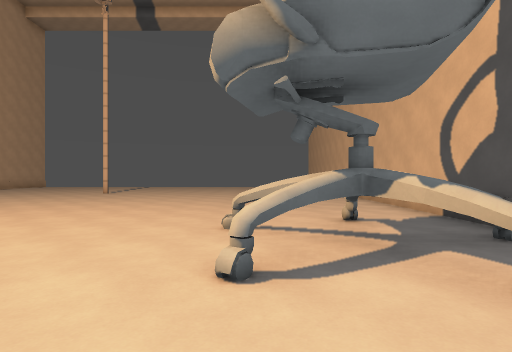
view 1 (above)

16 first-person views from a walk through a Godot game level. The camera is 1.4 m above the floor, looks level and sees 80° across. The floor is counted in squares, 2 m on a side. Each view is taken from the middle of a square. On the plan, view 1 faces up. The plan holds only what a view shows up to about 10 squares ahead; the rest is blank. The place goes on beyond the plan. Surface patterns are stand-ins for the level's own textures.

view 2
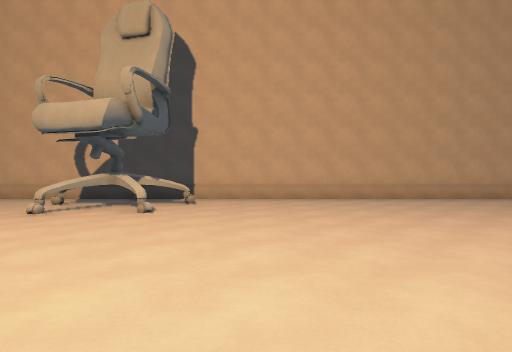

view 3
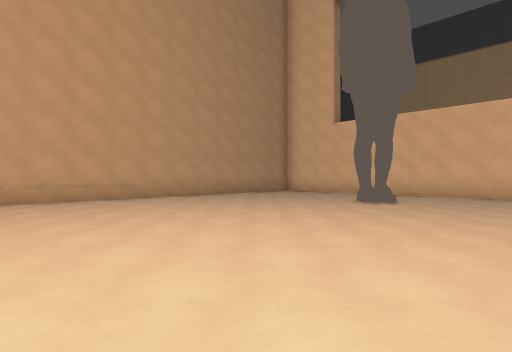

view 4
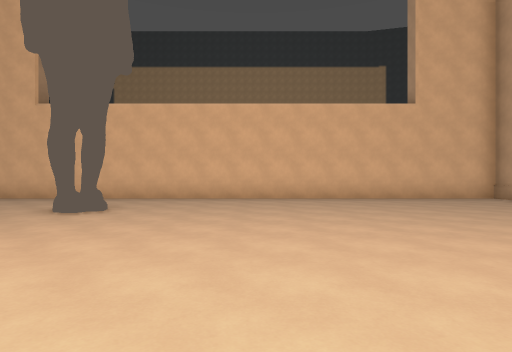

view 5
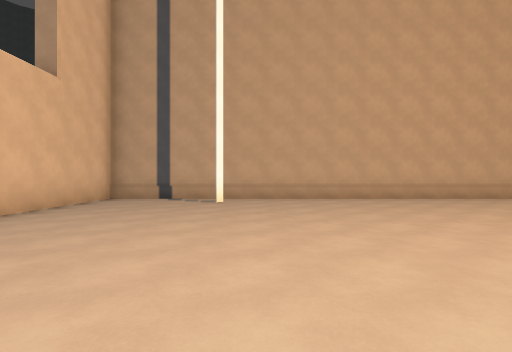

view 6
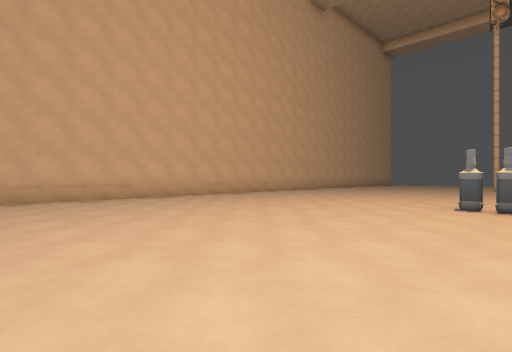

view 7
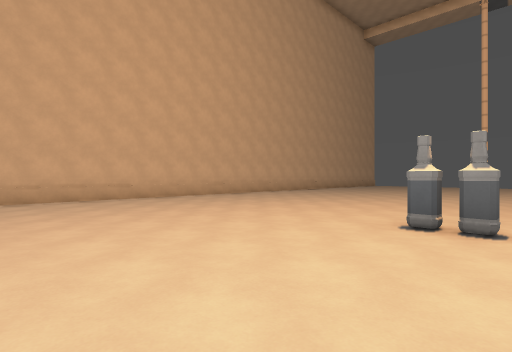

view 8
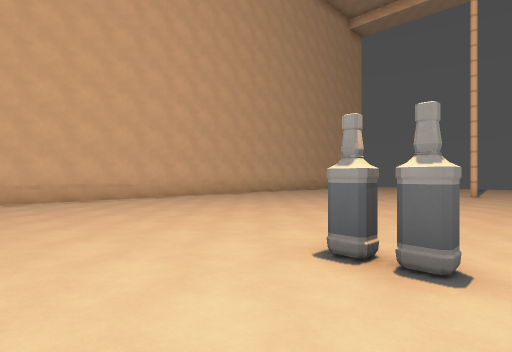

view 9
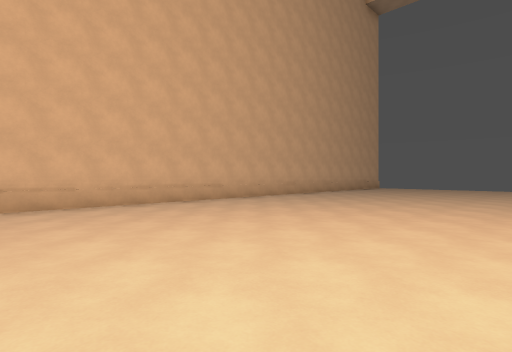

view 10
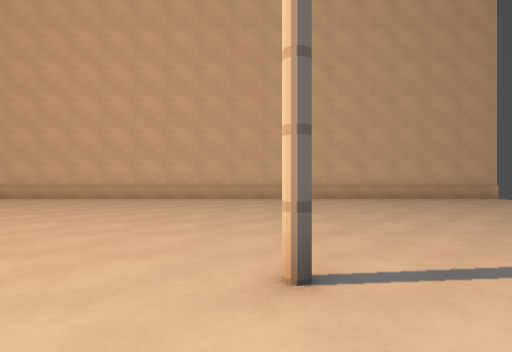

view 11
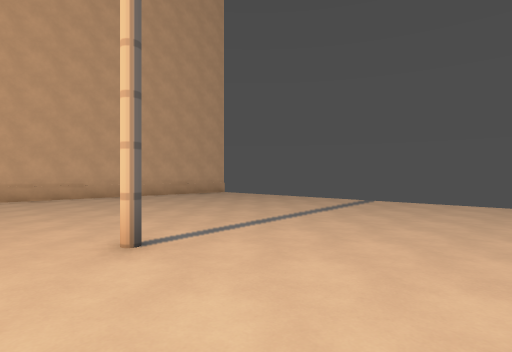

view 12
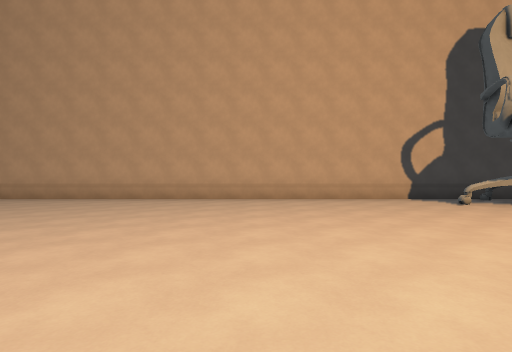

view 13
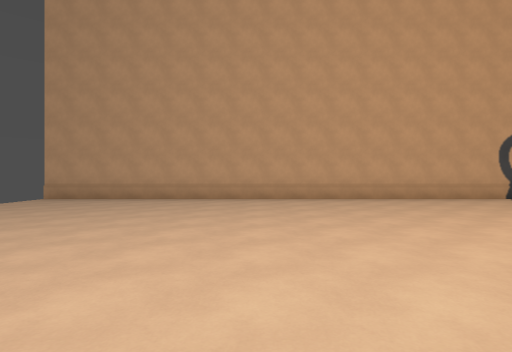

view 14
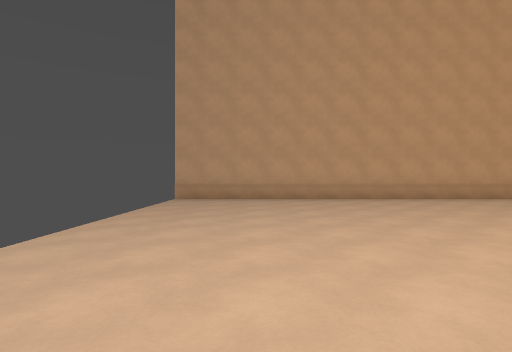

view 15
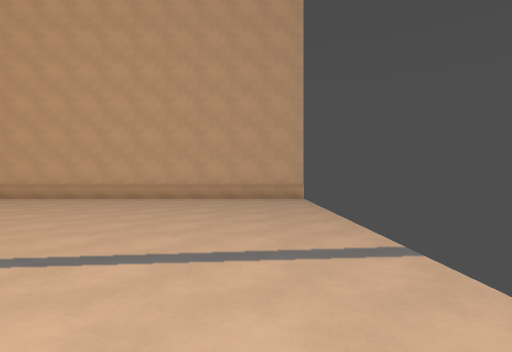

view 16
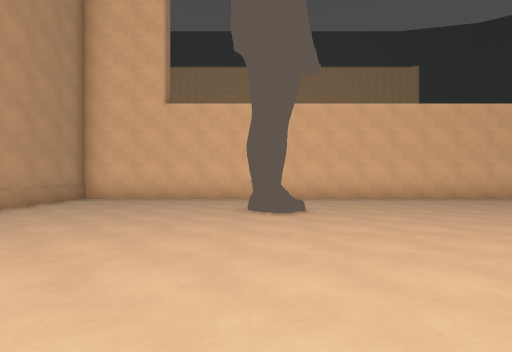

### Floor plan
Points are (right, up) in squares from view 1. A wall is a line through its corners. A room is listed if a view was taken in it or the views show most of it. See-through windows are left out.
Room 1 (views 1, 2, 3, 4, 5, 6, 7, 8, 9, 10, 11, 12, 13, 14, 15, 16)
walls: (-0.3, 2.2) (0.7, 3); (0.1, 3.7) (-0.2, 4.1); (0.7, 2.6) (0.2, 2.3); (0.8, 2.9) (-0.2, 2); (1.1, 4) (1.5, 4.8); (1.1, 3) (0.3, 2.5); (1.1, 3) (0.1, 3.9); (1.2, 3.8) (1.4, 4.8); (1.6, 1.8) (1.1, 3) (0.4, 2.7) (0.9, 3.3) (-0.4, 4); (1.7, 1.9) (0.7, 3.4); (2.5, 3.4) (1.5, 3.1); (-2.6, -8.4) (-2.1, -8.6); (-2.7, -8.7) (-2.1, -8) (-1.8, -8.3); (-2.6, -8.7) (-2.3, -8); (-2.5, -8.7) (-2.4, -8); (-2.5, -8.7) (-2.4, -8.3) (-2, -8.4); (-13.5, 19.5) (-13.5, -11.5) (3.3, -11.5) (3.3, 19.5)
objects: bottle (-5, 3)

Where each view was taken, in squares from view 1:
view 1: 0 up, 0 right, facing up
view 2: 0 up, 6 left, facing right
view 3: 0 up, 6 left, facing down-right
view 4: 2 down, 6 left, facing down
view 5: 7 down, 4 left, facing left
view 6: 5 down, 4 left, facing up-left
view 7: 2 down, 4 left, facing up-left
view 8: 0 up, 4 left, facing up-left
view 9: 2 up, 6 left, facing up-left
view 10: 12 up, 4 left, facing left
view 11: 11 up, 3 left, facing up-left
view 12: 10 up, 6 left, facing right
view 13: 13 up, 6 left, facing right
view 14: 17 up, 6 left, facing right
view 15: 18 up, 4 left, facing left
view 16: 2 down, 2 left, facing down
